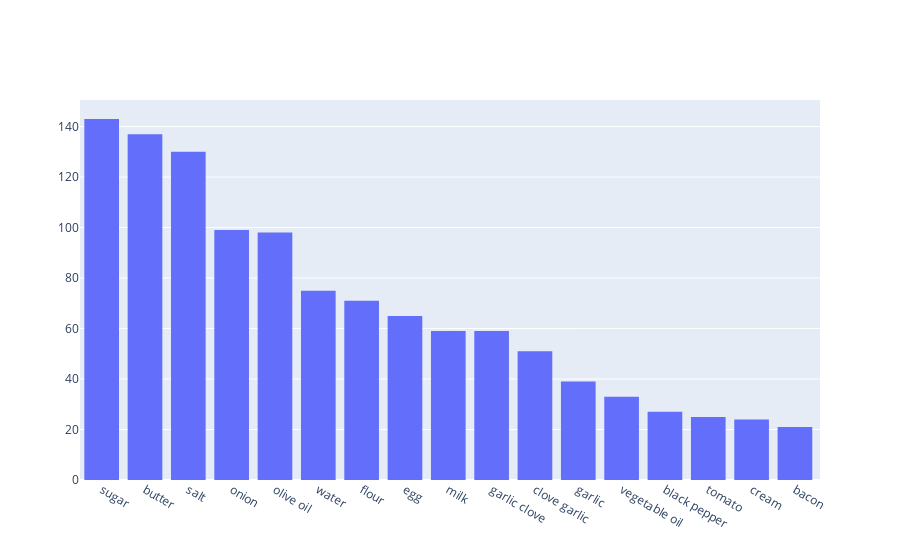

The cell this chart's notebook holds for it:
### Code cell
keys, values = EA.m_base_act.get_forward_adjacent('burn')
data = go.Histogram(x=keys, y=values, histfunc="sum")
iplot([data])

### Figure 1 — Plotly figure (JSON) as saved in the notebook; plotly's stock layout.template omitted (floating-point values rounded to 4 significant figures)
{"data": [{"histfunc": "sum", "type": "histogram", "x": ["sugar", "butter", "salt", "onion", "olive oil", "water", "flour", "egg", "milk", "garlic clove", "clove garlic", "garlic", "vegetable oil", "black pepper", "tomato", "cream", "bacon", "carrot", "cheese", "oil", "chicken", "vanilla extract", "chicken breast", "vanilla", "kosher salt", "cream cheese", "rice", "celery", "ginger", "soy sauce", "potatoes", "potato", "parsley", "pepper", "sauce", "honey", "chocolate", "cinnamon", "coconut", "oregano", "eggs", "almond", "lemon juice", "apple", "corn syrup", "red onion", "red bell pepper", "baking soda", "ground cinnamon", "egg yolk", "sesame oil", "nut", "curry", "vinegar"], "y": [143, 137, 130, 99, 98, 75, 71, 65, 59, 59, 51, 39, 33, 27, 25, 24, 21, 21, 21, 21, 18, 18, 17, 17, 17, 16, 16, 16, 15, 15, 15, 15, 15, 15, 15, 14, 13, 12, 12, 12, 12, 11, 11, 11, 11, 10, 10, 10, 10, 10, 10, 10, 10, 10]}], "layout": {"autosize": true, "xaxis": {"autorange": false, "range": [-0.5, 16.58], "type": "category"}, "yaxis": {"autorange": true, "range": [0, 150.5], "type": "linear"}}}
